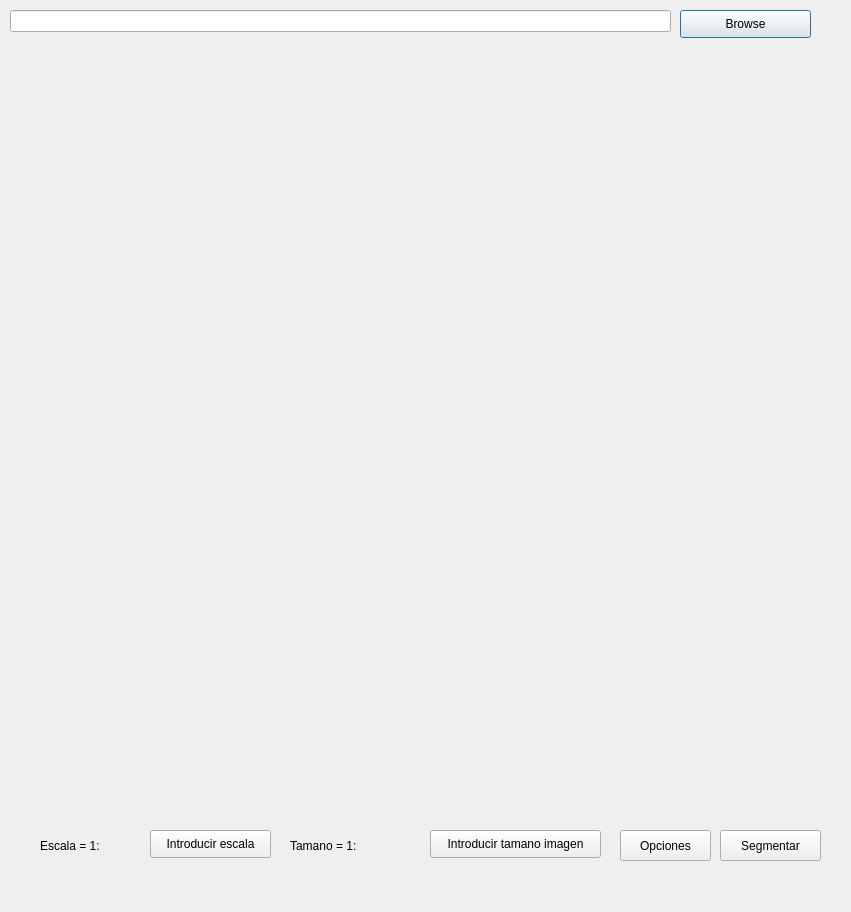
<?xml version="1.0" encoding="UTF-8"?>
<ui version="4.0">
 <class>Dialog</class>
 <widget class="QDialog" name="Dialog">
  <property name="geometry">
   <rect>
    <x>0</x>
    <y>0</y>
    <width>851</width>
    <height>912</height>
   </rect>
  </property>
  <property name="windowTitle">
   <string>Dialog</string>
  </property>
  <widget class="QLineEdit" name="filename">
   <property name="geometry">
    <rect>
     <x>10</x>
     <y>10</y>
     <width>661</width>
     <height>22</height>
    </rect>
   </property>
  </widget>
  <widget class="QPushButton" name="browse">
   <property name="geometry">
    <rect>
     <x>680</x>
     <y>10</y>
     <width>131</width>
     <height>28</height>
    </rect>
   </property>
   <property name="text">
    <string>Browse</string>
   </property>
  </widget>
  <widget class="QLabel" name="image">
   <property name="geometry">
    <rect>
     <x>30</x>
     <y>50</y>
     <width>768</width>
     <height>768</height>
    </rect>
   </property>
   <property name="autoFillBackground">
    <bool>false</bool>
   </property>
   <property name="text">
    <string/>
   </property>
   <property name="scaledContents">
    <bool>false</bool>
   </property>
  </widget>
  <widget class="QPushButton" name="segmentar">
   <property name="geometry">
    <rect>
     <x>720</x>
     <y>830</y>
     <width>101</width>
     <height>31</height>
    </rect>
   </property>
   <property name="text">
    <string>Segmentar</string>
   </property>
  </widget>
  <widget class="QLabel" name="escala">
   <property name="geometry">
    <rect>
     <x>40</x>
     <y>830</y>
     <width>111</width>
     <height>31</height>
    </rect>
   </property>
   <property name="text">
    <string>Escala = 1:</string>
   </property>
  </widget>
  <widget class="QPushButton" name="introducir_escala">
   <property name="geometry">
    <rect>
     <x>150</x>
     <y>830</y>
     <width>121</width>
     <height>28</height>
    </rect>
   </property>
   <property name="text">
    <string>Introducir escala</string>
   </property>
  </widget>
  <widget class="QPushButton" name="introducir_tam">
   <property name="geometry">
    <rect>
     <x>430</x>
     <y>830</y>
     <width>171</width>
     <height>28</height>
    </rect>
   </property>
   <property name="text">
    <string>Introducir tamano imagen</string>
   </property>
  </widget>
  <widget class="QLabel" name="tamano">
   <property name="geometry">
    <rect>
     <x>290</x>
     <y>830</y>
     <width>141</width>
     <height>31</height>
    </rect>
   </property>
   <property name="text">
    <string>Tamano = 1:</string>
   </property>
  </widget>
  <widget class="QPushButton" name="opciones">
   <property name="geometry">
    <rect>
     <x>620</x>
     <y>830</y>
     <width>91</width>
     <height>31</height>
    </rect>
   </property>
   <property name="text">
    <string>Opciones</string>
   </property>
  </widget>
 </widget>
 <resources/>
 <connections/>
</ui>
